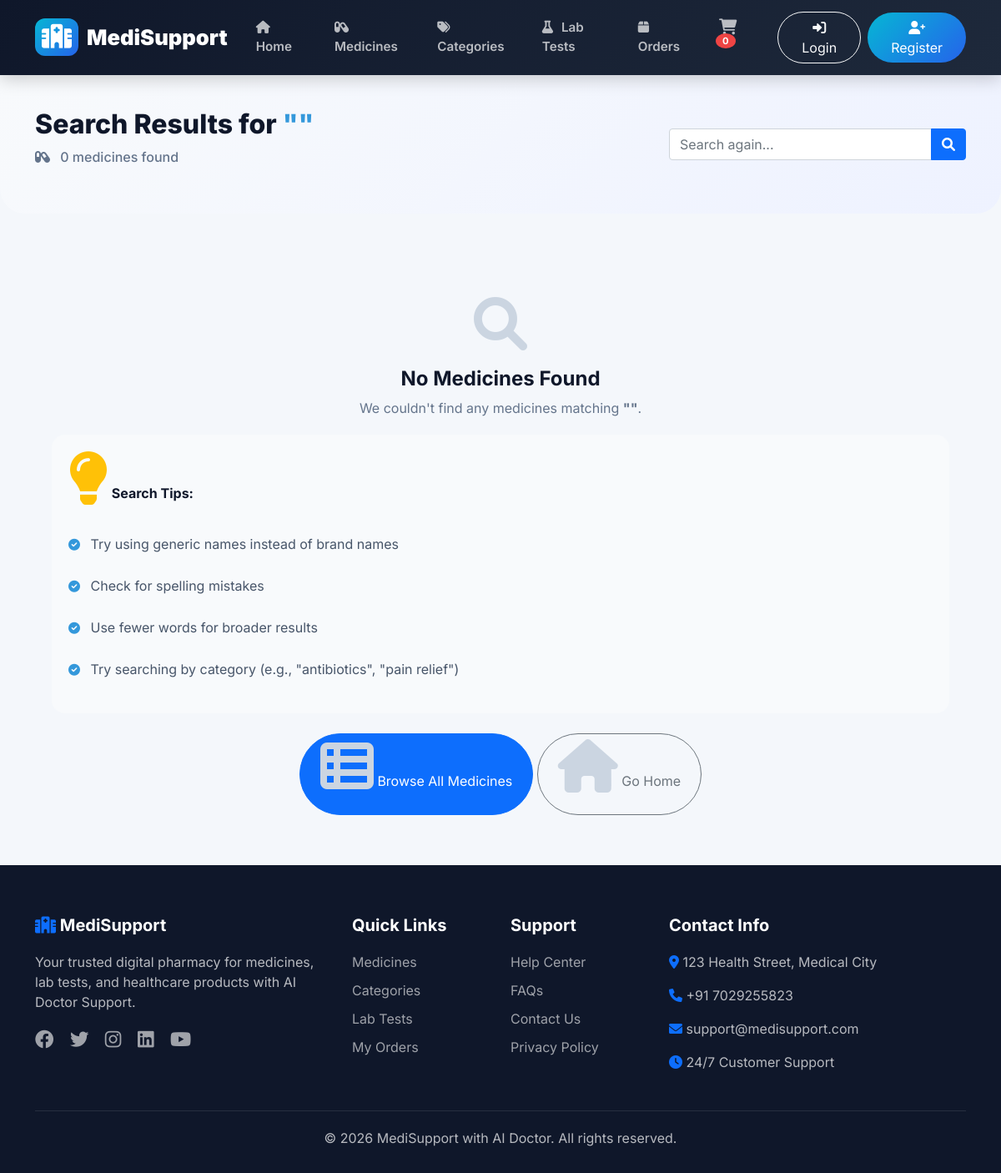
The app's page /search/, older data.
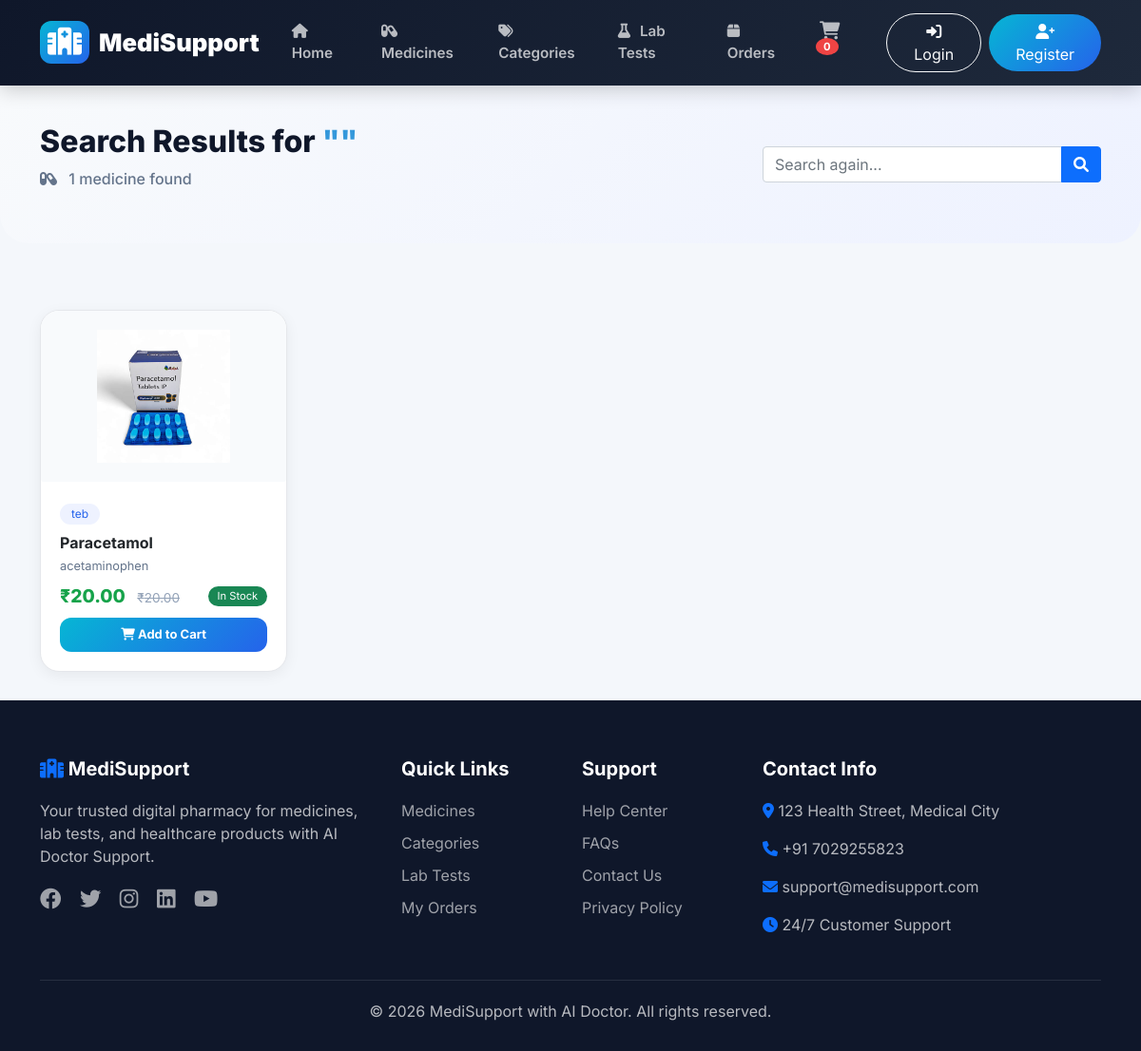
The same page, newer data.
### store/models.py (models this page shows, shortened)
class Medicine(models.Model):
    TABLET = 'TAB'
    CAPSULE = 'CAP'
    SYRUP = 'SYR'
    INJECTION = 'INJ'
    CREAM = 'CRM'
    DROPS = 'DRP'
    OTHER = 'OTH'
    MEDICINE_TYPES = [
        (TABLET, 'Tablet'),
        (CAPSULE, 'Capsule'),
        (SYRUP, 'Syrup'),
        (INJECTION, 'Injection'),
        (CREAM, 'Cream'),
        (DROPS, 'Drops'),
        (OTHER, 'Other'),
    ]
    name = models.CharField(max_length=200)
    category = models.ForeignKey(Category, on_delete=models.CASCADE, related_name='medicines')
    medicine_type = models.CharField(max_length=3, choices=MEDICINE_TYPES, default=TABLET)
    generic_name = models.CharField(max_length=200, blank=True)
    manufacturer = models.CharField(max_length=200)
    composition = models.TextField(blank=True, help_text="Active ingredients and composition")
    purchase_price = models.DecimalField(max_digits=10, decimal_places=2)
    selling_price = models.DecimalField(max_digits=10, decimal_places=2)
    mrp = models.DecimalField(max_digits=10, decimal_places=2)
    discount_percentage = models.DecimalField(max_digits=5, decimal_places=2, default=0)
    quantity = models.IntegerField(default=0)
    reorder_level = models.IntegerField(default=10)
    batch_number = models.CharField(max_length=50)
    expiry_date = models.DateField()
    description = models.TextField(blank=True)
    image = models.ImageField(upload_to='medicines/', blank=True, null=True)
    prescription_required = models.BooleanField(default=False)
    is_active = models.BooleanField(default=True)
    created_at = models.DateTimeField(auto_now_add=True, null=True, blank=True)
    updated_at = models.DateTimeField(auto_now=True)
    class Meta:
        ordering = ['name']

class Category(models.Model):
    name = models.CharField(max_length=100)
    description = models.TextField(blank=True)
    created_at = models.DateTimeField(auto_now_add=True, null=True, blank=True)
    updated_at = models.DateTimeField(auto_now=True)
    class Meta:
        verbose_name_plural = "Categories"

### store/views.py (the view)
# urls.py: path('search/', views.search_medicines, name='search_medicines'),
def search_medicines(request):
    query = request.GET.get('q', '').strip()
    if query:
        medicines = Medicine.objects.filter(
            Q(name__icontains=query) |
            Q(generic_name__icontains=query) |
            Q(manufacturer__icontains=query) |
            Q(category__name__icontains=query) |
            Q(description__icontains=query),
            is_active=True
        ).distinct()
        if not medicines.exists():
            words = query.split()
            for word in words:
                medicines = medicines | Medicine.objects.filter(
                    Q(name__icontains=word) |
                    Q(generic_name__icontains=word) |
                    Q(manufacturer__icontains=word),
                    is_active=True
                ).distinct()
    else:
        medicines = Medicine.objects.filter(is_active=True).order_by('-created_at')[:10]
    categories = Category.objects.filter(
        medicines__is_active=True
    ).distinct()
    context = {
        'query': query,
        'medicines': medicines,
        'categories': categories,
        'total_results': medicines.count(),
    }
    return render(request, 'store/search_results.html', context)

### store/templates/store/search_results.html (shortened to what the changed rows need)
{% extends 'store/header.html' %}
{% load static %}
{% block content %}
<div class="search-header">
    <div class="container">
        <div class="row align-items-center">
            <div class="col-lg-8">
                <h2>Search Results for <span class="search-query">"{{ query }}"</span></h2>
                <p class="search-stats">
                    <i class="fas fa-capsules me-2"></i>
                    {{ total_results }} medicine{{ total_results|pluralize }} found
                </p>
            </div>
        </div>
    </div>
</div>
<div class="container">
    {% if medicines %}
        <div class="medicine-grid">
            {% for medicine in medicines %}
                <div class="medicine-card">
                    <div class="card-img">
                        {% if medicine.image %}
                            <img src="{{ medicine.image.url }}" alt="{{ medicine.name }}">
                        {% else %}
                            <div class="placeholder">💊</div>
                        {% endif %}
                    </div>
                    <div class="card-body">
                        <span class="category-tag">{{ medicine.category.name }}</span>
                        <h5>{{ medicine.name }}</h5>
                        <p style="font-size: 0.8rem; color: #64748b; margin-bottom: 8px;">
                            {{ medicine.generic_name|default:'' }}
                        </p>
                        <div class="d-flex align-items-center justify-content-between mb-2">
                            <div>
                                <span class="price">₹{{ medicine.selling_price }}</span>
                                <span class="mrp">₹{{ medicine.mrp }}</span>
                            </div>
                            <span class="stock-badge {% if medicine.quantity > 10 %}bg-success{% elif medicine.quantity > 0 %}bg-warning{% else %}bg-danger{% endif %} text-white">
                                {% if medicine.quantity > 10 %}In Stock{% elif medicine.quantity > 0 %}Low Stock{% else %}Out of Stock{% endif %}
                            </span>
                        </div>
                        <form method="post" action="{% url 'store:add_to_cart' medicine.id %}">
                            <button type="submit" class="btn-add-cart" {% if medicine.quantity == 0 %}disabled{% endif %}>
                                <i class="fas fa-shopping-cart"></i>
                                {% if medicine.quantity == 0 %}Out of Stock{% else %}Add to Cart{% endif %}
                            </button>
                        </form>
                    </div>
                </div>
            {% endfor %}
        </div>
    {% else %}
        <div class="no-results">
            <i class="fas fa-search"></i>
            <h4>No Medicines Found</h4>
            <p>We couldn't find any medicines matching <strong>"{{ query }}"</strong>.</p>
            <div class="search-tips">
                <h6><i class="fas fa-lightbulb text-warning"></i> Search Tips:</h6>
                <ul>
                    <li><i class="fas fa-check-circle"></i> Try using generic names instead of brand names</li>
                    <li><i class="fas fa-check-circle"></i> Check for spelling mistakes</li>
                    <li><i class="fas fa-check-circle"></i> Use fewer words for broader results</li>
                    <li><i class="fas fa-check-circle"></i> Try searching by category (e.g., "antibiotics", "pain relief")</li>
                </ul>
            </div>
            <div class="mt-4">
                <a href="{% url 'store:medicines' %}" class="btn btn-primary rounded-pill px-4">
                    <i class="fas fa-th-list"></i> Browse All Medicines
                </a>
                <a href="{% url 'store:home' %}" class="btn btn-outline-secondary rounded-pill px-4">
                    <i class="fas fa-home"></i> Go Home
                </a>
            </div>
        </div>
    {% endif %}
</div>
{% endblock %}

Row changes from the older to the newer data that the page shows:
added Medicine: image (picture), category.name "teb", name "Paracetamol", generic_name "acetaminophen", selling_price "20.00", mrp "20.00", quantity "In Stock"
Text that changed along with them:
{{ total_results }}: "0" → "1"
text no longer shown: "No Medicines Found We couldn't find any medicines matching \" \" . Search Tips: Try using generic names instead of brand names Check for spelling mistakes Use fewer words for broader results Try searching by category (e.g., \"antibiotics\", \"pain relief\") Browse All Medicines Go Home"
